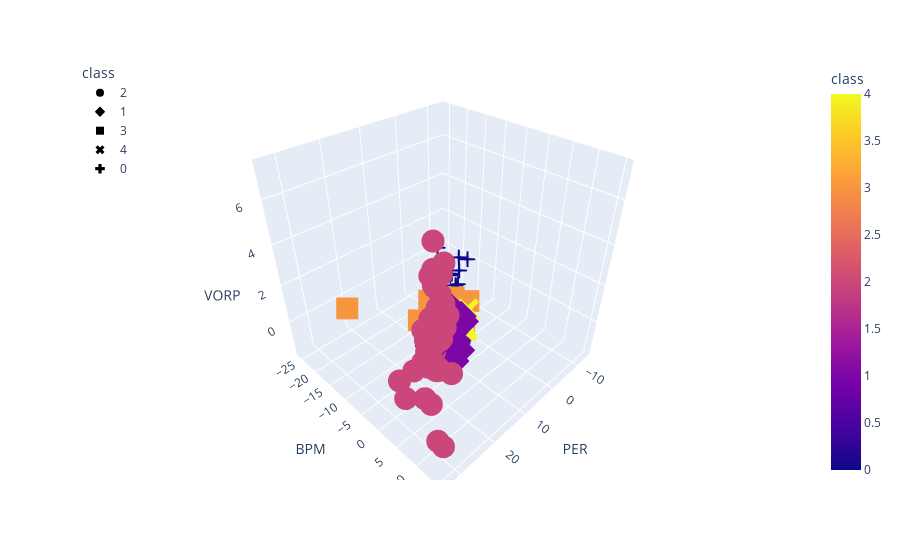

The notebook cell this image was saved under:
### Code cell
# Plot the 3D-scatter with x="Annual Income", y="Spending Score (1-100)" and z="Age"


fig = px.scatter_3d(
    five_clusters,
    x="PER",
    y="BPM",
    z="VORP",
    color="class",
    symbol="class",
    width=1000,
)
fig.update_layout(legend=dict(x=0, y=1))
fig.show()

### Figure 1 — Plotly figure (JSON) as saved in the notebook; plotly's stock layout.template omitted (floating-point values rounded to 4 significant figures; data arrays with more than 128 entries replaced by an {"elided": "..."} marker saying what was removed)
{"data": [{"hovertemplate": "class=%{marker.color}<br>PER=%{x}<br>BPM=%{y}<br>VORP=%{z}<extra></extra>", "legendgroup": "2", "marker": {"color": [2, 2, 2, 2, 2, 2, 2, 2, 2, 2, 2, 2, 2, 2, 2, 2, 2, 2, 2, 2, 2, 2, 2, 2, 2, 2, 2, 2, 2, 2, 2, 2, 2, 2, 2, 2, 2, 2, 2, 2, 2, 2, 2, 2, 2, 2, 2, 2, 2, 2, 2, 2, 2, 2, 2, 2, 2, 2, 2, 2, 2, 2, 2, 2, 2], "coloraxis": "coloraxis", "symbol": "circle"}, "mode": "markers", "name": "2", "scene": "scene", "showlegend": true, "type": "scatter3d", "x": [20.5, 20.3, 20.7, 31.9, 23.2, 19.8, 20.6, 20.7, 21.7, 21.1, 23.6, 28.6, 20.6, 20.9, 23.5, 33.2, 21.7, 27.4, 21.6, 27.6, 22, 25.8, 28.4, 20.6, 22.4, 19.5, 21.1, 21.7, 21.3, 29.1, 23.2, 26.2, 25.5, 24.9, 19.9, 19.4, 26.9, 26.9, 25.7, 21.8, 22.2, 21.1, 28.5, 20.4, 22.6, 21.7, 33.1, 20.2, 23.5, 21, 20.7, 20.4, 30.7, 20.4, 26.5, 22.2, 21.9, 20, 21, 25, 23.1, 24.1, 23.2, 23.9, 21.7], "y": [2.9, 3.4, 2.3, 11.5, 2.9, 5.4, 2.2, 2, 1.3, 2.2, 5.4, 0.2, 1.4, 3.1, 3.1, 15, 3.9, 8, 1.9, 8.4, 0.9, 4.7, 6.5, 1.8, 1.5, 3.3, 4.9, 3.6, 3.1, 9.6, 2.9, 7.7, 8.4, 7.4, 3, 2.5, 8.9, 7.5, 1.2, 3.2, 1.7, 4.1, 8.1, 3.1, 2, 4.4, 13.7, 1.9, 2.9, 2.2, 3.2, 3.6, 3.9, 4, 7.8, 2.4, 4.2, 4.6, 1.5, 3.2, 5.1, 2.1, 3.1, 3.9, 2.8], "z": [2.1, 3.3, 2, 6.6, 2.5, 0, 2.6, 0.8, 0.6, 1.2, 3.7, 0, 1.1, 1.7, 1.7, 0, 0.2, 5.4, 2.3, 5.4, 1.4, 2.5, 0.1, 1.6, 0.9, 2.4, 2.5, 3.3, 0, 7.3, 2.2, 1.6, 6.1, 5.5, 1.5, 2.4, 5.1, 5.9, 0.3, 0.1, 0.1, 2.9, 0.1, 1.5, 0.2, 3.5, 0, 1.8, 1.8, 1.4, 2.9, 2.8, 0, 3.4, 2.9, 2, 3.1, 2.9, 1.8, 2.6, 0.7, 0.7, 1.7, 3.1, 1.6]}, {"hovertemplate": "class=%{marker.color}<br>PER=%{x}<br>BPM=%{y}<br>VORP=%{z}<extra></extra>", "legendgroup": "1", "marker": {"color": {"elided": "181 int values"}, "coloraxis": "coloraxis", "symbol": "diamond"}, "mode": "markers", "name": "1", "scene": "scene", "showlegend": true, "type": "scatter3d", "x": {"elided": "181 float values"}, "y": {"elided": "181 float values"}, "z": {"elided": "181 float values"}}, {"hovertemplate": "class=%{marker.color}<br>PER=%{x}<br>BPM=%{y}<br>VORP=%{z}<extra></extra>", "legendgroup": "3", "marker": {"color": [3, 3, 3, 3, 3, 3, 3, 3, 3, 3, 3, 3, 3, 3, 3, 3, 3, 3, 3, 3, 3, 3, 3, 3, 3, 3, 3, 3, 3, 3, 3, 3, 3, 3, 3, 3, 3, 3, 3, 3, 3, 3, 3, 3, 3, 3, 3, 3, 3, 3, 3, 3, 3, 3, 3, 3, 3, 3, 3, 3, 3, 3, 3, 3, 3, 3, 3], "coloraxis": "coloraxis", "symbol": "square"}, "mode": "markers", "name": "3", "scene": "scene", "showlegend": true, "type": "scatter3d", "x": [4.7, 3.2, 6.1, 4.9, 8, 3.2, 6.7, 6.7, 4.3, 7.5, 6.7, 2.5, 6, 9.4, 8.1, 6.2, 6.9, 5.5, 3.7, 8.5, 6.6, 6.6, 6.6, 3.1, 6.5, 12.9, 5, 9.1, 8.9, 5.4, 4.2, 6.2, 5.4, 3.7, 2.7, 0, 5.1, 6.4, 8.7, 7.8, 2.6, 8.4, 5.6, 4.7, 5.2, 7.2, 6.7, 5.8, 5.4, 7.4, 8.2, 6.1, 5.3, 7.4, 1.1, 7.6, 3.1, 3, 9.7, 6.8, 7.6, 1.2, 3.9, 4.3, 3.2, 8.8, 22.4], "y": [-10.1, -7.7, -6.8, -9.2, -4.6, -9, -5.3, -10, -6.8, -4.3, -7.2, -10.1, -5.3, -5.8, -5.2, -6.7, -4.6, -7.1, -4.5, -5.5, -5.6, -6.5, -12.3, -6.7, -7.4, -9.6, -5.1, -5.5, -5.8, -9, -7.4, -6.2, -4.9, -9.6, -9.5, -6.4, -6.2, -7.4, -5.3, -6, -8.4, -5.8, -6, -10.1, -7, -6.6, -5.9, -9.4, -5.4, -3.9, -5.7, -5.5, -5.5, -6.1, -9.8, -6, -7.9, -8.2, -6.1, -5.5, -6.3, -10.4, -8.7, -7.5, -7.4, -9, -22.4], "z": [0, -0.2, -0.8, -0.1, -0.1, -0.1, -0.1, -0.1, -0.4, -0.5, -0.1, -0.1, -0.5, -0.7, -0.7, -0.9, -0.2, -0.5, -0.8, -1.7, -0.8, -0.1, 0, -0.1, -0.1, -0.1, 0, -0.7, -0.1, -0.1, -0.4, -0.1, -0.3, -0.1, -0.1, 0, 0, 0, -0.5, -0.2, -0.1, 0, -0.1, 0, -0.5, -1.5, 0, -0.1, -0.1, -0.5, 0, -0.3, -0.2, -0.6, -0.1, -0.3, -0.1, -0.2, -0.2, -0.2, -0.1, -0.2, -0.3, -0.2, -0.1, -0.1, 0]}, {"hovertemplate": "class=%{marker.color}<br>PER=%{x}<br>BPM=%{y}<br>VORP=%{z}<extra></extra>", "legendgroup": "4", "marker": {"color": {"elided": "202 int values"}, "coloraxis": "coloraxis", "symbol": "x"}, "mode": "markers", "name": "4", "scene": "scene", "showlegend": true, "type": "scatter3d", "x": {"elided": "202 float values"}, "y": {"elided": "202 float values"}, "z": {"elided": "202 float values"}}, {"hovertemplate": "class=%{marker.color}<br>PER=%{x}<br>BPM=%{y}<br>VORP=%{z}<extra></extra>", "legendgroup": "0", "marker": {"color": [0, 0, 0, 0, 0, 0, 0, 0, 0, 0, 0, 0, 0, 0], "coloraxis": "coloraxis", "symbol": "cross"}, "mode": "markers", "name": "0", "scene": "scene", "showlegend": true, "type": "scatter3d", "x": [0.8, 0.1, -2.9, -1.3, -0.9, -5, -5.3, -12.7, -13.7, -3.1, -11.4, -7.7, 1.4, 0], "y": [-11.9, -10.9, -12.5, -10.9, -11, -16, -15.7, -19.6, -17.6, -12, -25.7, -15.4, -13, -9.8], "z": [-0.1, -0.1, -0.1, 0, -0.3, -0.1, 0, -0.1, -0.1, 0, 0, 0, -0.1, -0.2]}], "layout": {"autosize": true, "coloraxis": {"colorbar": {"title": {"text": "class"}}, "colorscale": [[0, "#0d0887"], [0.1111, "#46039f"], [0.2222, "#7201a8"], [0.3333, "#9c179e"], [0.4444, "#bd3786"], [0.5556, "#d8576b"], [0.6667, "#ed7953"], [0.7778, "#fb9f3a"], [0.8889, "#fdca26"], [1, "#f0f921"]]}, "legend": {"title": {"text": "class"}, "tracegroupgap": 0, "x": 0, "y": 1}, "margin": {"t": 60}, "scene": {"aspectmode": "auto", "aspectratio": {"x": 1, "y": 1, "z": 1}, "domain": {"x": [0, 1], "y": [0, 1]}, "xaxis": {"title": {"text": "PER"}, "type": "linear"}, "yaxis": {"title": {"text": "BPM"}, "type": "linear"}, "zaxis": {"title": {"text": "VORP"}, "type": "linear"}}}}
